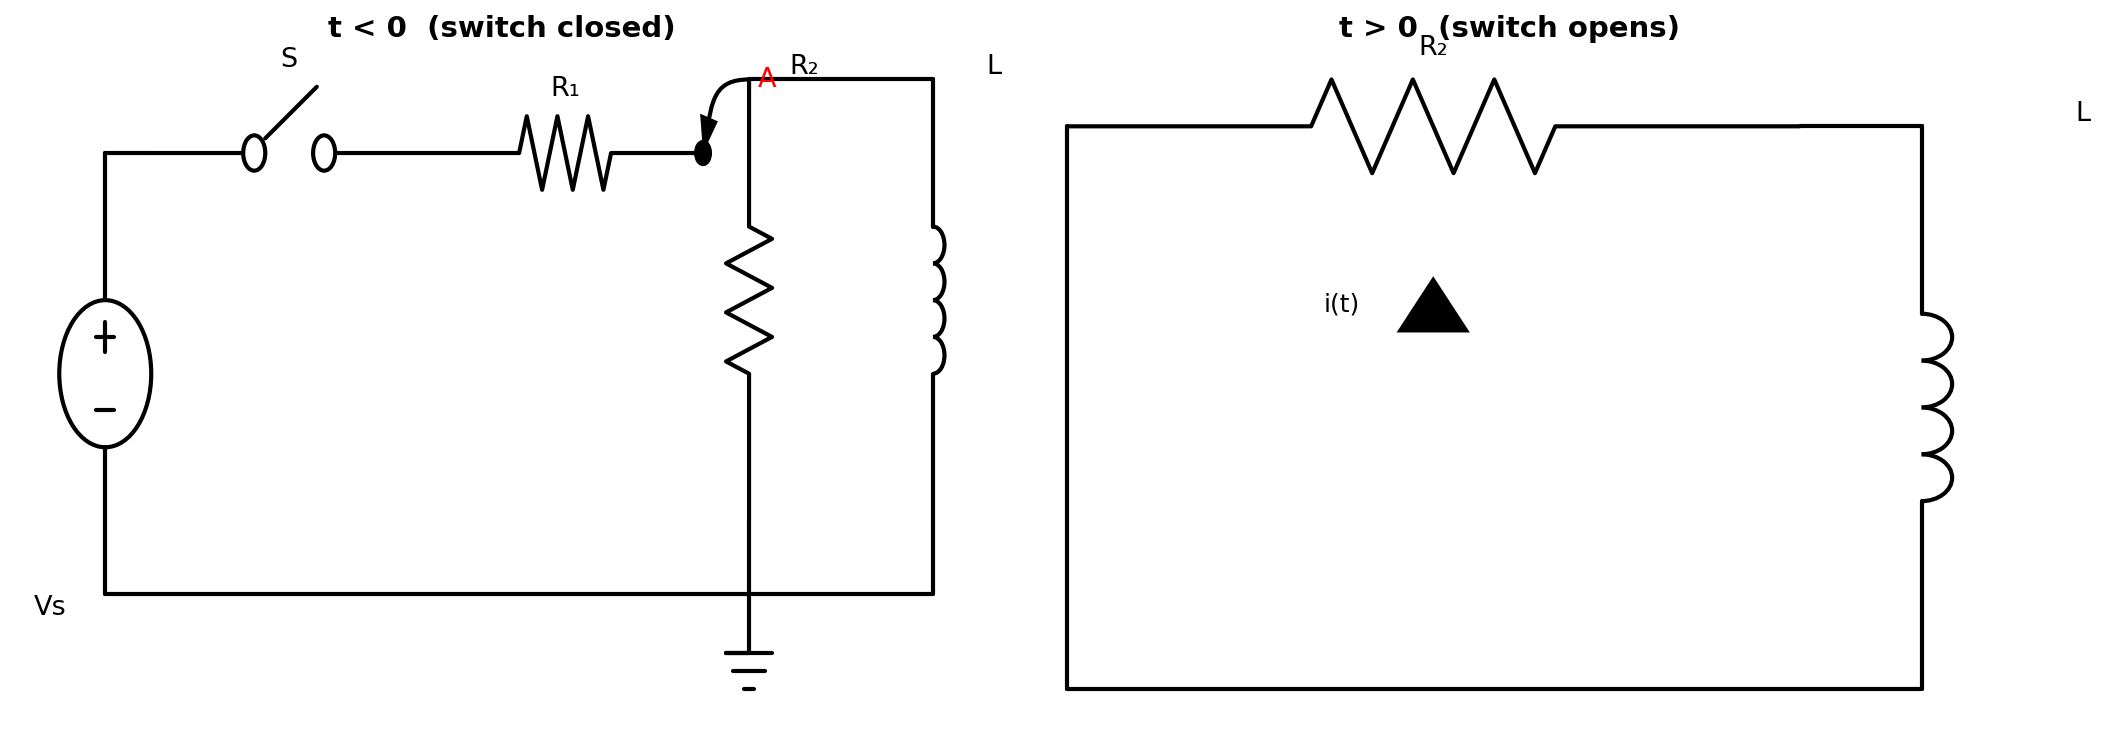

This chart was generated by the following Python code:
"""
Q4-V2: RL Circuit with Switch Opening
Pre-switch (t<0): Vs → S → R1 → Node A, R2 and L in parallel to ground.
Post-switch (t>0): Switch opens, source disconnected. R2 and L in series loop.
Shows both circuit states side by side.
"""
import matplotlib
matplotlib.use('Agg')
import matplotlib.pyplot as plt
import schemdraw
import schemdraw.elements as elm

fig, (ax1, ax2) = plt.subplots(1, 2, figsize=(14, 5))

# Pre-switch circuit (t < 0)
ax1.set_title('t < 0  (switch closed)', fontsize=14, fontweight='bold')
with schemdraw.Drawing(canvas=ax1) as d:
    d.config(unit=3, fontsize=13, font='sans-serif')

    source = d.add(elm.SourceV().up().label('Vs', loc='left', ofst=(0, 0.6)))
    d += elm.Line().right().length(0.5).at(source.end)
    sw = d.add(elm.Switch().right().label('S'))
    d += elm.Resistor().right().label('R₁')

    nodeA = d.add(elm.Dot())
    d.add(elm.Annotate().at(nodeA.center).delta(0.5, 0.5).label('A', color='red', fontsize=13))

    # R2 branch
    d.push()
    d += elm.Resistor().down().label('R₂', loc='right', ofst=(0, 0.6))
    d += elm.Line().down().length(0.5)
    d.pop()

    # L branch in parallel
    d += elm.Line().right().length(2)
    d += elm.Inductor().down().label('L', loc='right', ofst=(0, 0.6))
    d += elm.Line().down().length(0.5)

    d += elm.Line().left().length(2)
    d += elm.Ground()
    d += elm.Line().left().tox(source.start)
    d += elm.Line().up().toy(source.start)

ax1.axis('off')

# Post-switch circuit (t > 0)
ax2.set_title('t > 0  (switch opens)', fontsize=14, fontweight='bold')
with schemdraw.Drawing(canvas=ax2) as d:
    d.config(unit=3, fontsize=13, font='sans-serif')

    # No source — just R2 and L in a loop
    r2 = d.add(elm.Resistor().right().label('R₂'))
    d += elm.Line().right().length(0.5)
    ind = d.add(elm.Inductor().down().label('L', loc='right', ofst=(0, 0.6)))
    d += elm.Line().left().length(3.5)
    d += elm.Line().up().toy(r2.start)

    d.add(elm.CurrentLabelInline(direction='in').at(r2.center).label('i(t)', fontsize=12))

ax2.axis('off')

plt.tight_layout()
plt.savefig('q4_v2_rl_switch.svg', format='svg', bbox_inches='tight')
plt.savefig('q4_v2_rl_switch.png', format='png', dpi=150, bbox_inches='tight')
plt.close()
